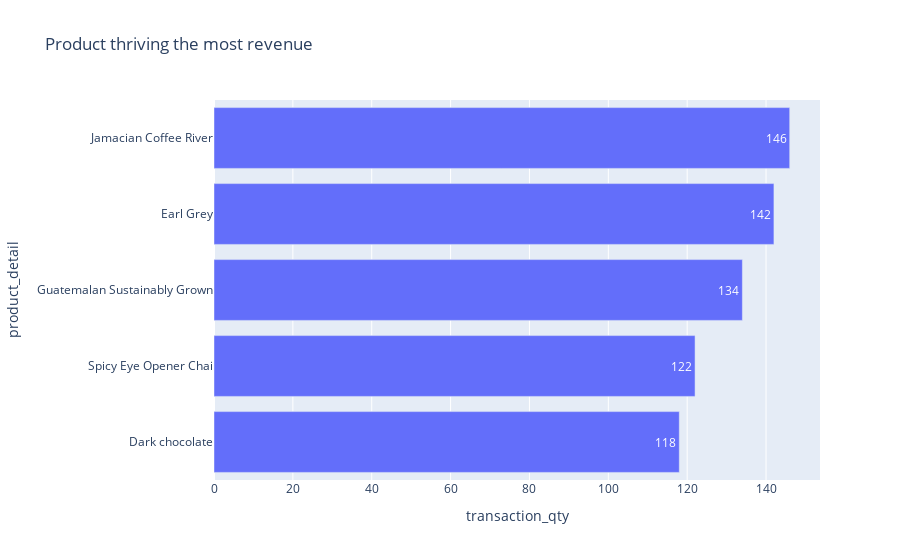

The notebook cell this image was saved under:
### Code cell
product_revenue = df.groupby('product_detail')['revenue'].sum().sort_values(ascending = False).reset_index().head(5)
product_revenue

fig5 = px.bar(Product_sales, x = 'transaction_qty', y = 'product_detail', orientation = 'h',
               title = 'Product thriving the most revenue', text_auto = True)
fig5.show()

### Figure 1 — Plotly figure (JSON) as saved in the notebook; plotly's stock layout.template omitted (floating-point values rounded to 4 significant figures)
{"data": [{"alignmentgroup": "True", "hovertemplate": "transaction_qty=%{x}<br>product_detail=%{y}<extra></extra>", "legendgroup": "", "marker": {"color": "#636efa", "pattern": {"shape": ""}}, "name": "", "offsetgroup": "", "orientation": "h", "showlegend": false, "textposition": "auto", "texttemplate": "%{x}", "type": "bar", "x": [118, 122, 134, 142, 146], "xaxis": "x", "y": ["Dark chocolate", "Spicy Eye Opener Chai", "Guatemalan Sustainably Grown", "Earl Grey", "Jamacian Coffee River"], "yaxis": "y"}], "layout": {"autosize": true, "barmode": "relative", "legend": {"tracegroupgap": 0}, "title": {"text": "Product thriving the most revenue"}, "xaxis": {"anchor": "y", "autorange": true, "domain": [0, 1], "range": [0, 153.7], "title": {"text": "transaction_qty"}, "type": "linear"}, "yaxis": {"anchor": "x", "autorange": true, "domain": [0, 1], "range": [-0.5, 4.5], "title": {"text": "product_detail"}, "type": "category"}}}
